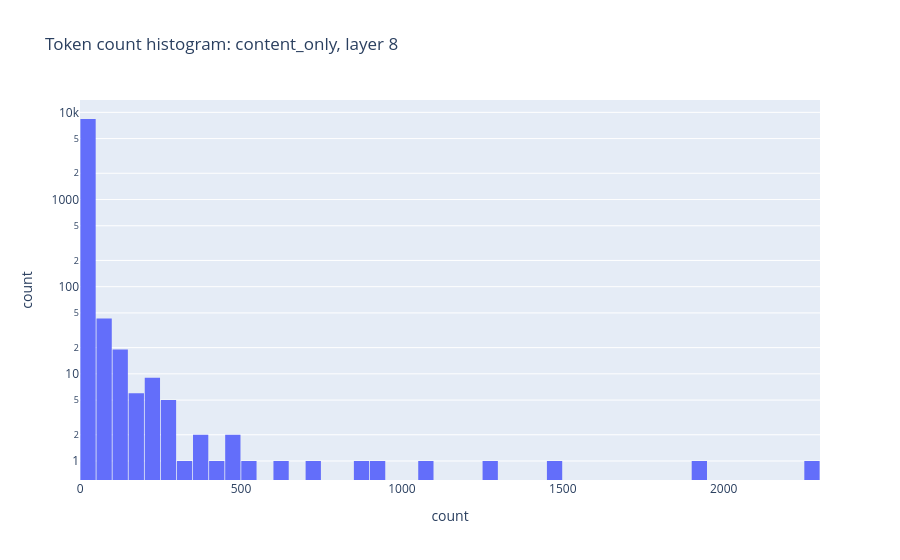
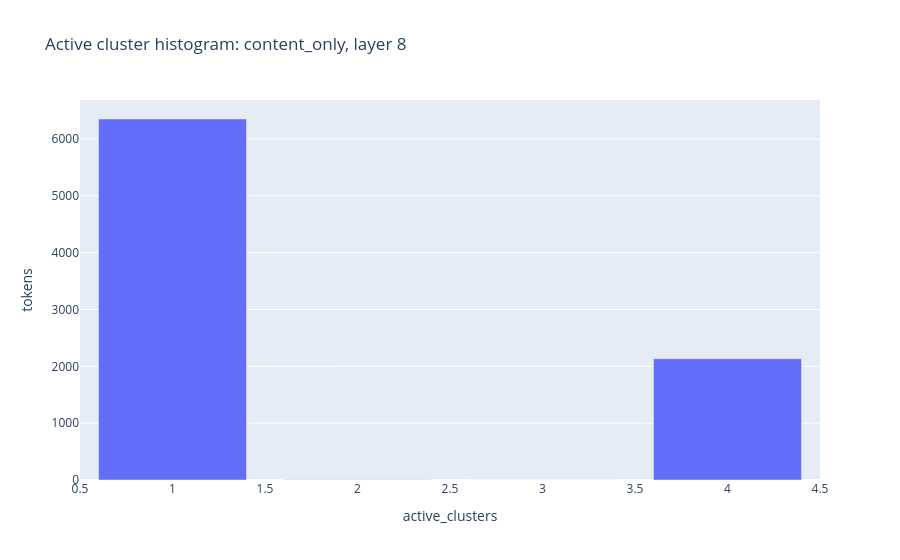

The notebook cell saved with these charts, in order:
### Code cell
fig = px.histogram(df, x='count', nbins=60, title=f'Token count histogram: {distribution}, layer {layer}', log_y=True)
fig.update_layout(bargap=0.05)
fig.show()

active_hist = df['active_clusters'].value_counts().sort_index().rename_axis('active_clusters').reset_index(name='tokens')
fig = px.bar(active_hist, x='active_clusters', y='tokens', title=f'Active cluster histogram: {distribution}, layer {layer}')
fig.show()

### Figure 1 — Plotly figure (JSON) as saved in the notebook; plotly's stock layout.template omitted (floating-point values rounded to 4 significant figures; data arrays with more than 128 entries replaced by an {"elided": "..."} marker saying what was removed)
{"data": [{"bingroup": "x", "hovertemplate": "count=%{y}<extra></extra>", "legendgroup": "", "marker": {"color": "#636efa", "pattern": {"shape": ""}}, "name": "", "nbinsx": 60, "orientation": "v", "showlegend": false, "type": "histogram", "x": {"elided": "8488 int values"}, "xaxis": "x", "yaxis": "y"}], "layout": {"bargap": 0.05, "barmode": "relative", "legend": {"tracegroupgap": 0}, "title": {"text": "Token count histogram: content_only, layer 8"}, "xaxis": {"anchor": "y", "domain": [0, 1], "title": {"text": "count"}}, "yaxis": {"anchor": "x", "domain": [0, 1], "title": {"text": "count"}, "type": "log"}}}

### Figure 2 — Plotly figure (JSON) as saved in the notebook; plotly's stock layout.template omitted (floating-point values rounded to 4 significant figures)
{"data": [{"hovertemplate": "active_clusters=%{x}<br>tokens=%{y}<extra></extra>", "legendgroup": "", "marker": {"color": "#636efa", "pattern": {"shape": ""}}, "name": "", "orientation": "v", "showlegend": false, "textposition": "auto", "type": "bar", "x": [1, 2, 3, 4], "xaxis": "x", "y": [6350, 4, 1, 2133], "yaxis": "y"}], "layout": {"barmode": "relative", "legend": {"tracegroupgap": 0}, "title": {"text": "Active cluster histogram: content_only, layer 8"}, "xaxis": {"anchor": "y", "domain": [0, 1], "title": {"text": "active_clusters"}}, "yaxis": {"anchor": "x", "domain": [0, 1], "title": {"text": "tokens"}}}}
